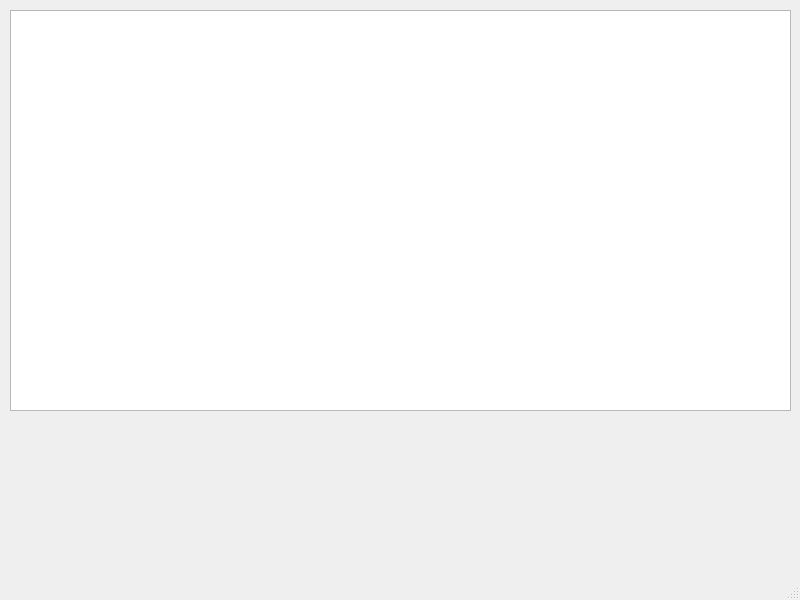
<?xml version="1.0" encoding="UTF-8"?>
<ui version="4.0">
 <class>MainWindow</class>
 <widget class="QMainWindow" name="MainWindow">
  <property name="geometry">
   <rect>
    <x>0</x>
    <y>0</y>
    <width>800</width>
    <height>600</height>
   </rect>
  </property>
  <property name="windowTitle">
   <string>MainWindow</string>
  </property>
  <widget class="QWidget" name="centralwidget">
   <widget class="QTableWidget" name="tableWidget">
    <property name="geometry">
     <rect>
      <x>10</x>
      <y>10</y>
      <width>781</width>
      <height>401</height>
     </rect>
    </property>
   </widget>
  </widget>
  <widget class="QMenuBar" name="menubar">
   <property name="geometry">
    <rect>
     <x>0</x>
     <y>0</y>
     <width>800</width>
     <height>26</height>
    </rect>
   </property>
  </widget>
  <widget class="QStatusBar" name="statusbar"/>
 </widget>
 <resources/>
 <connections/>
</ui>
